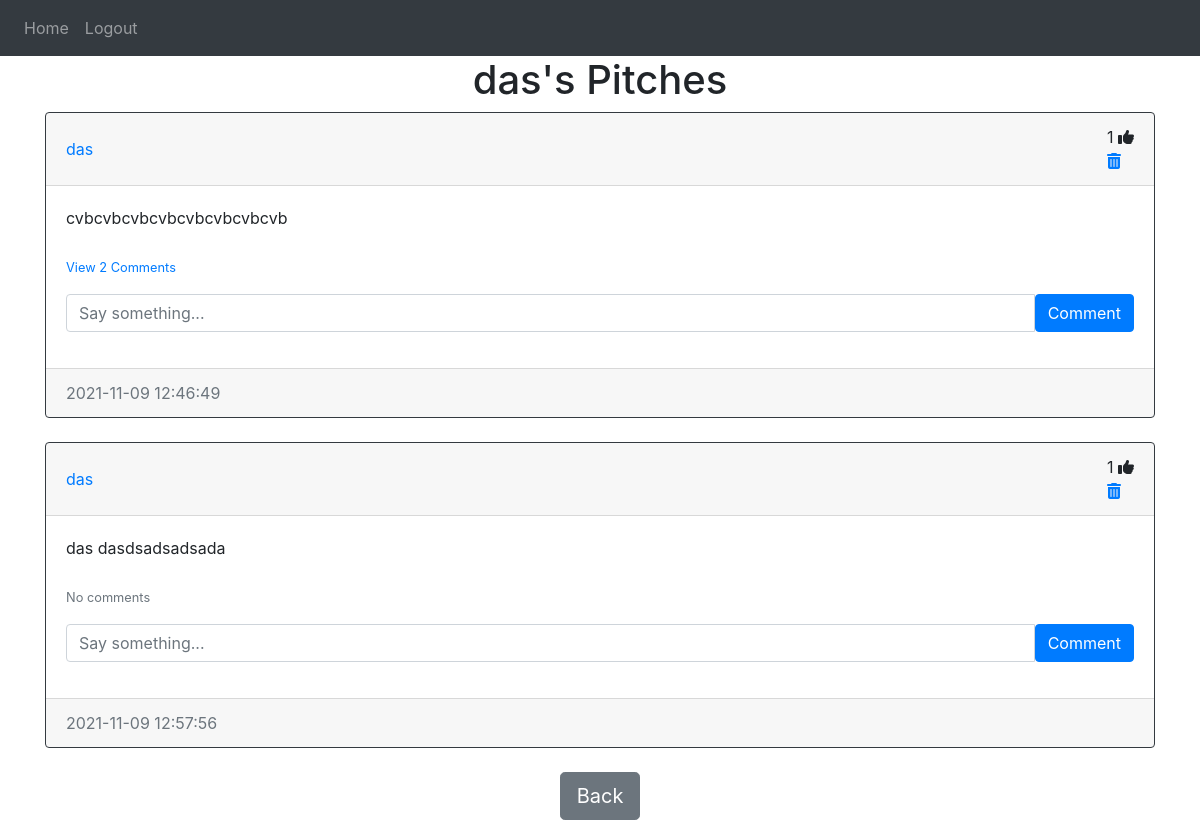
The app's page /pitches/das (signed in) with its own data.
### website/models.py (models this page shows)
class User(db.Model, UserMixin):
    id = db.Column(db.Integer, primary_key=True)
    email = db.Column(db.String(150), unique=True)
    username = db.Column(db.String(150), unique=True)
    password = db.Column(db.String(150))
    date_created = db.Column(db.DateTime(timezone=True), default=func.now())
    posts = db.relationship('Post', backref='user', passive_deletes=True)
    comments = db.relationship('Comment', backref='user', passive_deletes=True)
    likes = db.relationship('Like', backref='user', passive_deletes=True)

class Post(db.Model):
    id = db.Column(db.Integer, primary_key=True)
    text = db.Column(db.Text, nullable=False)
    date_created = db.Column(db.DateTime(timezone=True), default=func.now())
    author = db.Column(db.Integer, db.ForeignKey('user.id', ondelete="CASCADE"), nullable=False)
    comments = db.relationship('Comment', backref='post', passive_deletes=True)
    likes = db.relationship('Like', backref='post', passive_deletes=True)

### website/views.py (the view)
@views.route('/pitches/<username>')
@login_required
def pitches(username):
    user = User.query.filter_by(username=username).first()
    if not user:
        flash('No user with that username exists.', category='error')
        return redirect(url_for('views.home'))
    posts = user.posts
    return render_template('pitches.html',user=current_user,posts=posts,username=username)

### website/__init__.py (called while the page is built)
def create_app():
    app = Flask(__name__)
    app.config['SECRET_KEY'] = 'eowqiepowqipeoeoqwpeoiwpqoei'
    app.config['SQLALCHEMY_DATABASE_URI'] = f'sqlite:///{DB_NAME}'
    db.init_app(app)
    from .views import views
    from .auth import auth
    app.register_blueprint(views, url_prefix='/')
    app.register_blueprint(auth, url_prefix='/')
    from .models import User, Post,Comment,Like
    login_manager =LoginManager()
    login_manager.login_view = 'auth.login'
    login_manager.init_app(app)
    @login_manager.user_loader
    def load_user(id):
        return User.query.get(int(id))
    create_database(app)
    return app

### website/templates/pitches.html (shortened to what this page needs)
{% extends 'pitch_div.html' %}
{% block header %}
{{username}}'s Pitches
{% endblock %}
{% block footer %}
<div align="center">
    <a href="/home"
      ><button type="button" class="btn btn-secondary btn-lg">Back</button></a
    >
  </div>
{% endblock %}

### website/templates/pitch_div.html (shortened to what this page needs)
{% extends 'base.html' %}
{% block content %}
<h1 align="center"> {% block header %}Pitches{% endblock %}</h1>
<div id="posts">
  {% for post in posts %}
  <div class="card border-dark">
    <div class="card-header d-flex justify-content-between align-items-center">
      <a href="/pitches/{{post.user.username}}">{{post.user.username}}</a>
     <div>
         <span id="likes-count-{{post.id}}">{{ post.likes|length }} </span>
         {% if user.id in post.likes|map(attribute="author") |list %}
        <i class="fas fa-thumbs-up" id="like-button-{{post.id}}" onclick="like({{post.id}})"></i>
        {% else %}
        <i class="far fa-thumbs-up" id="like-button-{{post.id}}" onclick="like({{post.id}})"></i>
        {% endif %}
        {% if user.id == post.author %}
      <div >
        <a href="/delete-pitch/{{post.id}}"><i class="fas fa-trash-alt"></i></a>
      </div>
      {% endif %}
    </div>
    </div>
    <div class="card-body">
      <div class="card-text">{{post.text}}</div>
      <br>
      <p class="card-text">
      {% if post.comments|length > 0 %}
      <a href="#comments-{{post.id}}" data-toggle="collapse" role="button">
        <small>View {{post.comments|length}} Comments </small>
      </a>
      {% else %}
      <small class="text-muted">No comments</small>
      {% endif %}
      </p>
      <form action="/create-comment/{{post.id}}" method="POST" class="input-group mb-3">
          <input type="text" id="text" name="text" class="form-control" placeholder="Say something...">
          <button type="submit" class="btn btn-primary">Comment</button>
      </form>
    </div>
    <div class="card-footer text-muted">{{post.date_created}}</div>
  </div>
  <br>
  {% endfor %}
</div>
{% block footer %}{% endblock %}
{% endblock %}

### website/templates/base.html (shortened to what this page needs)
<!DOCTYPE html>
<html>
  <head>
    <link
      rel="stylesheet"
      href="https://stackpath.bootstrapcdn.com/bootstrap/4.4.1/css/bootstrap.min.css"
/>
  </head>
  <body>
    <nav class="navbar navbar-expand-lg navbar-dark bg-dark">
      <div class="collapse navbar-collapse" id="navbar">
        <div class="navbar-nav">
          {% if user.is_authenticated %}
          <a class="nav-item nav-link" id="home" href="/">Home</a>
          <a class="nav-item nav-link" id="logout" href="/logout">Logout</a>
          {% else %}
          <a class="nav-item nav-link" id="login" href="/login">Login</a>
          <a class="nav-item nav-link" id="signUp" href="/sign-up">Sign Up</a>
          {% endif %}
        </div>
      </div>
    </nav>
    <div class="container">{% block content %} {% endblock %}</div>
  </body>
</html>

### records on screen
User: username "das"
Post: user.username "das", likes|length "1", text "cvbcvbcvbcvbcvbcvbcvbcvb", comments|length "2", date_created "2021-11-09 12:46:49"
Post: user.username "das", likes|length "1", text "das dasdsadsadsada", shows "No comments", date_created "2021-11-09 12:57:56"
